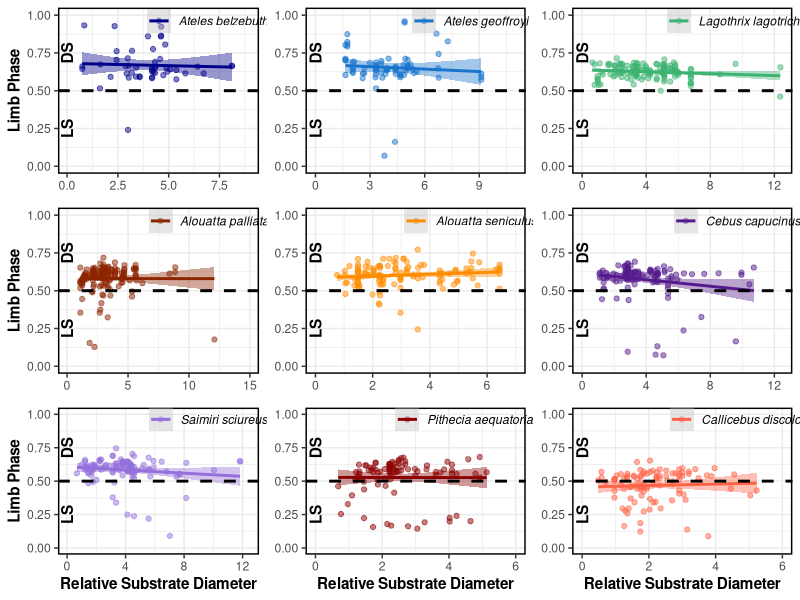

R code for this plot:
library(tidyverse)
library(cowplot)

d<-read_csv("data.csv")
head(d)

#creating plots for relative substrate diameter
p1<-ggplot(subset(d, Species %in% "Alouatta palliata"), 
  aes(x = scaled_Diam, y = MeanLphsMS)) +scale_color_manual(values="orangered4")+
  geom_point(aes(color=Species), alpha=.5)+geom_smooth(method="lm",formula=y~x, aes(color=Species), fill="orangered4")+
  labs(y= "Limb Phase", x = "Relative Substrate Diameter")+ylim(0.00, 1.00)+xlim(0.0,15.0)+
  geom_hline(yintercept=.5, linetype="dashed", size=1)+
  annotate(geom = "text", x = 0, y = .75, label = "DS", color = "black", angle = 90, fontface=2)+
  annotate(geom = "text", x = 0, y = .25, label = "LS", color = "black", angle = 90, fontface=2)+
  theme(axis.title.x=element_blank(),legend.position=c(.75,.92),
  legend.title=element_blank(), legend.background = element_rect(fill=NA),legend.text=element_text(face="italic"))+
  guides(color=guide_legend(override.aes=list(fill="gray")))
p1<-p1+theme(panel.background = element_blank(), panel.border = element_rect(colour = "black", fill=NA, size=1),
             panel.grid=element_line("gray92"), axis.title.y=element_text(face="bold"))

p2<-ggplot(subset(d, Species %in% "Alouatta seniculus"), 
  aes(x = scaled_Diam, y = MeanLphsMS)) +scale_color_manual(values="darkorange")+
  geom_point(aes(color=Species), alpha=.5)+geom_smooth(method="lm",formula=y~x, aes(color=Species), fill="darkorange")+
  labs(y= "Limb Phase", x = "Relative Substrate Diameter")+ylim(0.00, 1.00)+xlim(0.0,7.0)+
  geom_hline(yintercept=.5, linetype="dashed", size=1)+
  annotate(geom = "text", x = 0, y = .75, label = "DS", color = "black", angle = 90, fontface=2)+
  annotate(geom = "text", x = 0, y = .25, label = "LS", color = "black", angle = 90, fontface=2)+
  theme(axis.title.x=element_blank(), axis.title.y=element_blank(),legend.position=c(.75,.92),
  legend.title=element_blank(), legend.background = element_rect(fill=NA),legend.text=element_text(face="italic"))+
  guides(color=guide_legend(override.aes=list(fill="gray")))
p2<-p2+theme(panel.background = element_blank(), panel.border = element_rect(colour = "black", fill=NA, size=1),
             panel.grid=element_line("gray92"))

p3<-ggplot(subset(d, Species %in% "Ateles belzebuth"), 
  aes(x = scaled_Diam, y = MeanLphsMS)) +scale_color_manual(values="darkblue")+
  geom_point(aes(color=Species), alpha=.5)+geom_smooth(method="lm",formula=y~x, aes(color=Species), fill="darkblue")+
  labs(y= "Limb Phase", x = "Relative Substrate Diameter")+ylim(0.00, 1.00)+xlim(0.0,9.0)+
  geom_hline(yintercept=.5, linetype="dashed", size=1)+
  annotate(geom = "text", x = 0, y = .75, label = "DS", color = "black", angle = 90, fontface=2)+
  annotate(geom = "text", x = 0, y = .25, label = "LS", color = "black", angle = 90, fontface=2)+
  theme(axis.title.x=element_blank(),legend.position=c(.75,.92),
  legend.title=element_blank(), legend.background = element_rect(fill=NA),legend.text=element_text(face="italic"))+
  guides(color=guide_legend(override.aes=list(fill="gray")))
p3<-p3+theme(panel.background = element_blank(), panel.border = element_rect(colour = "black", fill=NA, size=1),
             panel.grid=element_line("gray92"), axis.title.y=element_text(face="bold"))

p4<-ggplot(subset(d, Species %in% "Ateles geoffroyi"), 
  aes(x = scaled_Diam, y = MeanLphsMS)) +scale_color_manual(values="dodgerblue3")+
  geom_point(aes(color=Species), alpha=.5)+geom_smooth(method="lm",formula=y~x,aes(color=Species), fill="dodgerblue3")+
  labs(y= "Limb Phase", x = "Relative Substrate Diameter")+ylim(0.00, 1.00)+xlim(0.0,11.0)+
  geom_hline(yintercept=.5, linetype="dashed", size=1)+
  annotate(geom = "text", x = 0, y = .75, label = "DS", color = "black", angle = 90, fontface=2)+
  annotate(geom = "text", x = 0, y = .25, label = "LS", color = "black", angle = 90, fontface=2)+
  theme(axis.title.x=element_blank(), axis.title.y=element_blank(),legend.position=c(.75,.92),
  legend.title=element_blank(), legend.background = element_rect(fill=NA),legend.text=element_text(face="italic"))+
  guides(color=guide_legend(override.aes=list(fill="gray")))
p4<-p4+theme(panel.background = element_blank(), panel.border = element_rect(colour = "black", fill=NA, size=1),
             panel.grid=element_line("gray92"))

p5<-ggplot(subset(d, Species %in% "Callicebus discolor"), 
  aes(x = scaled_Diam, y = MeanLphsMS)) +scale_color_manual(values="tomato")+
  geom_point(aes(color=Species), alpha=.5)+geom_smooth(method="lm",formula=y~x, aes(color=Species), fill="tomato")+
  labs(y= "Limb Phase", x = "Relative Substrate Diameter")+ylim(0.00, 1.00)+xlim(0.0,6.0)+
  geom_hline(yintercept=.5, linetype="dashed", size=1)+
  annotate(geom = "text", x = 0, y = .75, label = "DS", color = "black", angle = 90, fontface=2)+
  annotate(geom = "text", x = 0, y = .25, label = "LS", color = "black", angle = 90, fontface=2)+
  theme(axis.title.y=element_blank(),legend.position=c(.75,.92),
  legend.title=element_blank(), legend.background = element_rect(fill=NA),legend.text=element_text(face="italic"))+
  guides(color=guide_legend(override.aes=list(fill="gray")))
p5<-p5+theme(panel.background = element_blank(), panel.border = element_rect(colour = "black", fill=NA, size=1),
             panel.grid=element_line("gray92"),axis.title.x=element_text(face="bold"))

p6<-ggplot(subset(d, Species %in% "Cebus capucinus"), 
  aes(x = scaled_Diam, y = MeanLphsMS)) +scale_color_manual(values="purple4")+
  geom_point(aes(color=Species), alpha=.5)+geom_smooth(method="lm",formula=y~x, aes(color=Species), fill="purple4")+
  labs(y= "Limb Phase", x = "Relative Substrate Diameter")+ylim(0.00, 1.00)+xlim(0.0,12.5)+
  geom_hline(yintercept=.5, linetype="dashed", size=1)+
  annotate(geom = "text", x = 0, y = .75, label = "DS", color = "black", angle = 90, fontface=2)+
  annotate(geom = "text", x = 0, y = .25, label = "LS", color = "black", angle = 90, fontface=2)+
  theme(axis.title.x=element_blank(), axis.title.y=element_blank(),legend.position=c(.75,.92),
  legend.title=element_blank(), legend.background = element_rect(fill=NA),legend.text=element_text(face="italic"))+
  guides(color=guide_legend(override.aes=list(fill="gray")))
p6<-p6+theme(panel.background = element_blank(), panel.border = element_rect(colour = "black", fill=NA, size=1),
             panel.grid=element_line("gray92"))

p7<-ggplot(subset(d, Species %in% "Lagothrix lagotricha"), 
  aes(x = scaled_Diam, y = MeanLphsMS)) +scale_color_manual(values="mediumseagreen")+
  geom_point(aes(color=Species), alpha=.5)+geom_smooth(method="lm",formula=y~x, aes(color=Species), fill="mediumseagreen")+
  labs(y= "Limb Phase", x = "Relative Substrate Diameter")+ylim(0.00, 1.00)+xlim(0.0,12.5)+
  geom_hline(yintercept=.5, linetype="dashed", size=1)+
  annotate(geom = "text", x = 0, y = .75, label = "DS", color = "black", angle = 90, fontface=2)+
  annotate(geom = "text", x = 0, y = .25, label = "LS", color = "black", angle = 90, fontface=2)+
  theme(axis.title.x=element_blank(), axis.title.y=element_blank(),legend.position=c(.75,.92),
  legend.title=element_blank(), legend.background = element_rect(fill=NA),legend.text=element_text(face="italic"))+
  guides(color=guide_legend(override.aes=list(fill="gray")))
p7<-p7+theme(panel.background = element_blank(), panel.border = element_rect(colour = "black", fill=NA, size=1),
             panel.grid=element_line("gray92"))

p8<-ggplot(subset(d, Species %in% "Pithecia aequatorialis"), 
  aes(x = scaled_Diam, y = MeanLphsMS)) +scale_color_manual(values="darkred")+
  geom_point(aes(color=Species), alpha=.5)+geom_smooth(method="lm",formula=y~x, aes(color=Species), fill="darkred")+
  labs(y= "Limb Phase", x = "Relative Substrate Diameter")+ylim(0.00, 1.00)+xlim(0.0,6.0)+
  geom_hline(yintercept=.5, linetype="dashed", size=1)+
  annotate(geom = "text", x = 0, y = .75, label = "DS", color = "black", angle = 90, fontface=2)+
  annotate(geom = "text", x = 0, y = .25, label = "LS", color = "black", angle = 90, fontface=2)+
  theme(axis.title.y=element_blank(),legend.position=c(.75,.92),legend.title=element_blank(),
  legend.background = element_rect(fill=NA),legend.text=element_text(face="italic"))+
  guides(color=guide_legend(override.aes=list(fill="gray")))
p8<-p8+theme(panel.background = element_blank(), panel.border = element_rect(colour = "black", fill=NA, size=1),
             panel.grid=element_line("gray92"),axis.title.x=element_text(face="bold"))

p9<-ggplot(subset(d, Species %in% "Saimiri sciureus"), 
  aes(x = scaled_Diam, y = MeanLphsMS)) +scale_color_manual(values="mediumpurple")+
  geom_point(aes(color=Species),alpha=.5)+geom_smooth(method="lm",formula=y~x,aes(color=Species), fill="mediumpurple")+
  labs(y= "Limb Phase", x = "Relative Substrate Diameter")+ylim(0.00, 1.00)+xlim(0.0,12.5)+
  geom_hline(yintercept=.5, linetype="dashed", size=1)+
  annotate(geom = "text", x = 0, y = .75, label = "DS", color = "black", angle = 90, fontface=2)+
  annotate(geom = "text", x = 0, y = .25, label = "LS", color = "black", angle = 90, fontface=2)+
  theme(legend.position=c(.75,.92),legend.title=element_blank(),legend.background = element_rect(fill=NA),
  legend.text=element_text(face="italic"))+guides(color=guide_legend(override.aes=list(fill="gray")))
p9<-p9+theme(panel.background = element_blank(), panel.border = element_rect(colour = "black", fill=NA, size=1),
  panel.grid=element_line("gray92"), axis.title.x=element_text(face="bold"), axis.title.y=element_text(face="bold"))

#plotting in the order of the graphs in the paper
plot_grid(p3, p4, p7, p1, p2, p6, p9, p8, p5)

